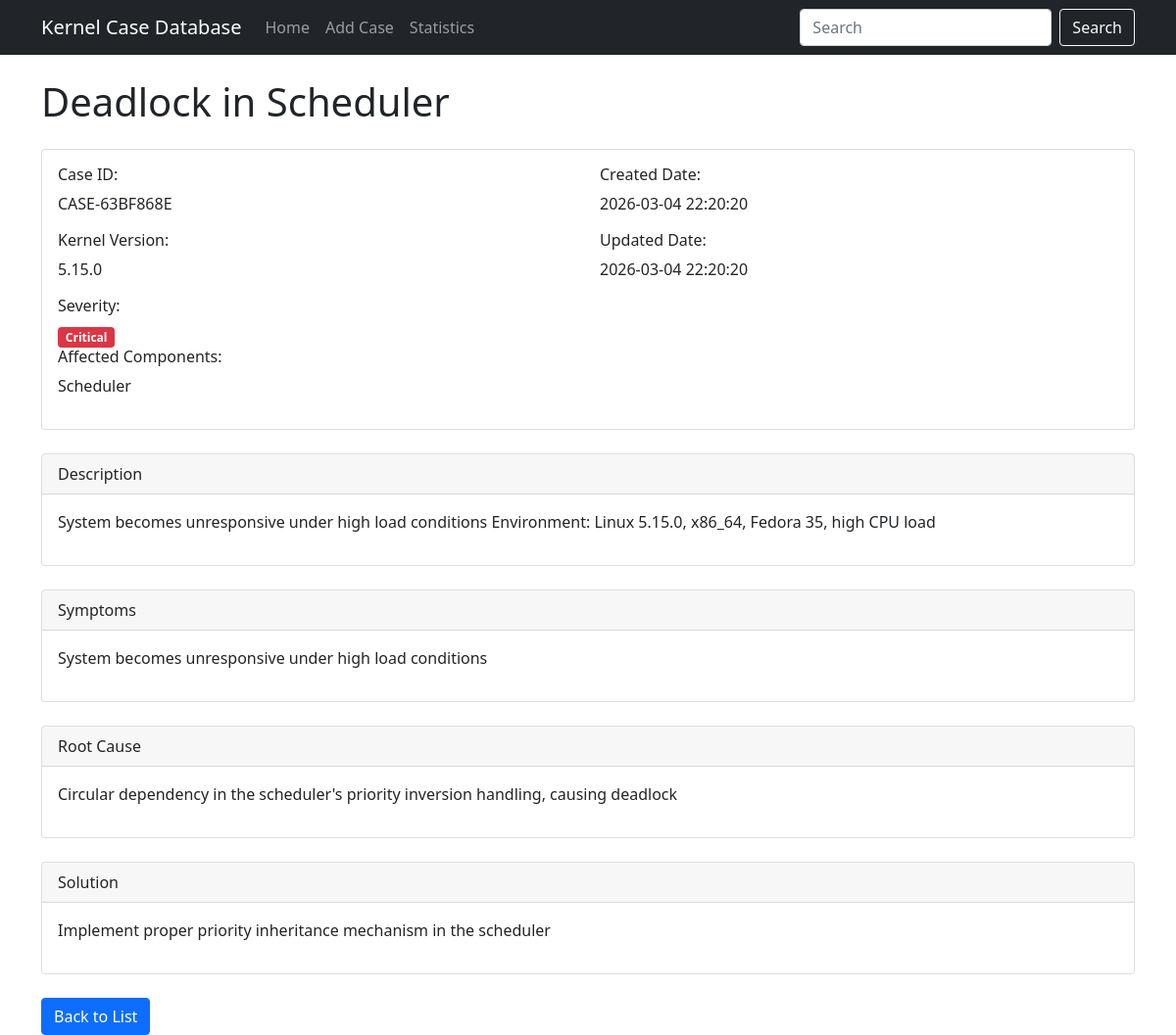
/case/3/, run on the app's committed database.
### cases/models.py (models this page shows, shortened)
class KernelCase(models.Model):
    SEVERITY_CHOICES = [
        ('Low', 'Low'),
        ('Medium', 'Medium'),
        ('High', 'High'),
        ('Critical', 'Critical'),
    ]
    MODULE_CHOICES = [
        ('memory', 'Memory Management'),
        ('network', 'Network'),
        ('scheduler', 'Scheduler'),
        ('lock', 'Lock/Synchronization'),
        ('timer', 'Timer'),
        ('storage', 'Storage/Filesystem'),
        ('irq', 'Interrupt'),
        ('driver', 'Device Driver'),
        ('other', 'Other'),
    ]
    case_id = models.CharField(max_length=50, unique=True, verbose_name='Case ID')
    title = models.CharField(max_length=200, verbose_name='Title')
    description = models.TextField(verbose_name='Description')
    symptoms = models.TextField(verbose_name='Symptoms')
    root_cause = models.TextField(verbose_name='Root Cause')
    solution = models.TextField(verbose_name='Solution')
    kernel_version = models.CharField(max_length=50, verbose_name='Kernel Version', blank=True, default='')
    affected_components = models.CharField(max_length=200, verbose_name='Affected Components', blank=True, default='')
    severity = models.CharField(max_length=20, choices=SEVERITY_CHOICES, verbose_name='Severity', default='Medium')
    created_date = models.DateTimeField(default=timezone.now, verbose_name='Created Date')
    updated_date = models.DateTimeField(auto_now=True, verbose_name='Updated Date')
    source = models.CharField(max_length=50, verbose_name='Source', blank=True, default='', help_text='e.g. stackoverflow, csdn, zhihu')
    source_id = models.CharField(max_length=100, verbose_name='Source ID', blank=True, default='')
    url = models.URLField(verbose_name='Original URL', blank=True, default='')
    problem_analysis = models.TextField(verbose_name='Problem Analysis', blank=True, default='')
    conclusion = models.TextField(verbose_name='Conclusion', blank=True, default='')
    module = models.CharField(max_length=50, choices=MODULE_CHOICES, verbose_name='Kernel Module', blank=True, default='other')
    tags = models.JSONField(verbose_name='Tags', default=list, blank=True)
    votes = models.IntegerField(verbose_name='Votes', default=0)
    answers_count = models.IntegerField(verbose_name='Answers Count', default=0)
    content_hash = models.CharField(max_length=64, verbose_name='Content Hash', blank=True, null=True, unique=True)
    embedding = models.JSONField(verbose_name='Embedding', default=list, blank=True, help_text='Vector representation for RAG')
    class Meta:
        verbose_name = 'Kernel Issue Case'
        verbose_name_plural = 'Kernel Issue Cases'
        ordering = ['-created_date']

### cases/views.py (the view)
# urls.py: path('case/<int:case_id>/', CaseDetailView.as_view(), name='case_detail'),
class CaseDetailView(DetailView):
    model = KernelCase
    template_name = 'cases/case_detail.html'
    context_object_name = 'case'
    pk_url_kwarg = 'case_id'

### cases/templatetags/case_tags.py (called while the page is built)
@register.filter
def severity_class(severity):
    severity_mapping = {
        'Critical': 'bg-danger',
        'High': 'bg-warning',
        'Medium': 'bg-info',
        'Low': 'bg-secondary'
    }
    return severity_mapping.get(severity, 'bg-secondary')

@register.filter
def severity_display(severity):
    severity_mapping = {
        'Critical': 'Critical',
        'High': 'High',
        'Medium': 'Medium',
        'Low': 'Low'
    }
    return severity_mapping.get(severity, severity)

### templates/cases/case_detail.html
{% extends 'base.html' %}
{% load case_tags %}
{% block content %}
    <h1 class="mb-4">{{ case.title }}</h1>
    <div class="card mb-4">
        <div class="card-body">
            <div class="row">
                <div class="col-md-6">
                    <h6>Case ID:</h6>
                    <p>{{ case.case_id }}</p>
                    <h6>Kernel Version:</h6>
                    <p>{{ case.kernel_version }}</p>
                    <h6>Severity:</h6>
                    <span class="badge {{ case.severity|severity_class }}">
                        {{ case.severity|severity_display }}
                    </span>
                    <h6>Affected Components:</h6>
                    <p>{{ case.affected_components }}</p>
                </div>
                <div class="col-md-6">
                    <h6>Created Date:</h6>
                    <p>{{ case.created_date|date:'Y-m-d H:i:s' }}</p>
                    <h6>Updated Date:</h6>
                    <p>{{ case.updated_date|date:'Y-m-d H:i:s' }}</p>
                </div>
            </div>
        </div>
    </div>
    <div class="card mb-4">
        <div class="card-header">
            Description
        </div>
        <div class="card-body">
            <p>{{ case.description }}</p>
        </div>
    </div>
    <div class="card mb-4">
        <div class="card-header">
            Symptoms
        </div>
        <div class="card-body">
            <p>{{ case.symptoms }}</p>
        </div>
    </div>
    <div class="card mb-4">
        <div class="card-header">
            Root Cause
        </div>
        <div class="card-body">
            <p>{{ case.root_cause }}</p>
        </div>
    </div>
    <div class="card mb-4">
        <div class="card-header">
            Solution
        </div>
        <div class="card-body">
            <p>{{ case.solution }}</p>
        </div>
    </div>
    <a href="{% url 'index' %}" class="btn btn-primary">Back to List</a>
{% endblock %}

### data on the page
KernelCase: title "Deadlock in Scheduler", case_id "CASE-63BF868E", kernel_version "5.15.0", severity|severity_display "Critical", affected_components "Scheduler", created_date "2026-03-04 22:20:20", updated_date "2026-03-04 22:20:20", description "System becomes unresponsive under high load conditions Environment: Linux 5.15.0, x86_64, Fedora 35, high CPU load", symptoms "System becomes unresponsive under high load conditions", root_cause "Circular dependency in the scheduler's priority inversion handling, causing deadlock", solution "Implement proper priority inheritance mechanism in the scheduler"
